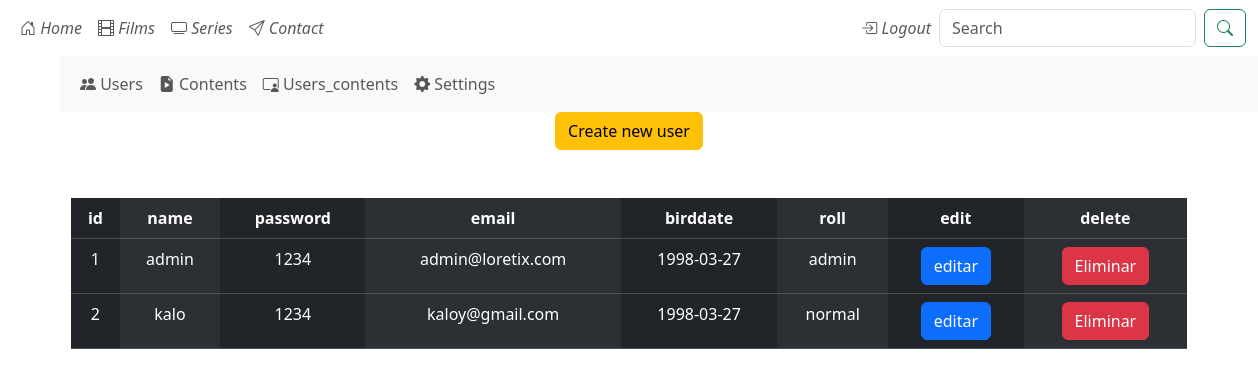
The page /admin/users/showAll (signed in) on the database its author committed.
### tables this page shows
CREATE TABLE users (
                                    id INTEGER PRIMARY KEY AUTOINCREMENT,
                                    name varchar(255),
                                    password varchar(255),
                                    email varchar(50),
                                    birddate date,
                                    rol varchar(20) default 'normal'
                            );

### main.py (the view)
@app.route("/admin/users/showAll")
@app.route("/admin/users/showAll/<page>")
def show_all_user_admin(page=0):
    if 'name' not in session:
        if session["rol"] != "admin":
            return redirect("/form_login")
    page=int(page)
    users=sqlite_users.get_all_users(page*10)
    total_pages=sqlite_users.get_count_users()
    last_page=floor(total_pages/10)
    return render_template("admin/users/showAll.html",users=users, page=page, last_page=last_page)

### data/sqliteClient.py (called while the page is built, shortened)
    def connect(self):
        incializar_bd=False
        if not os.path.exists(self.SQLITE_DB):
            incializar_bd=True
        try:
            self.connection=sqlite3.connect(self.SQLITE_DB, check_same_thread=False)
            self.cursor=self.connection.cursor()
            self.cursor.execute("PRAGMA foreign_keys=ON");
            self.connection.commit()
        except Exception as e:
            print("Exception: ", e)

    def close(self):
        if self.connection!=None:
            self.connection.close()

### data/sqliteUsers.py (called while the page is built)
    def get_count_users(self)->int:
        self.sqliteClient.cursor.execute("SELECT count(*) FROM users ORDER BY name")
        count=self.sqliteClient.cursor.fetchall()[0][0]
        return count

    def get_all_users(self, page=0):
        self.sqliteClient.cursor.execute("SELECT * FROM users LIMIT ?, 10", (page,))
        return self.sqliteClient.cursor.fetchall()

### main.py (called while the page is built)
@app.before_request
def before_request_func():
    database.connect()

@app.after_request
def after_request_func(response):
    database.close()
    return response

### templates/admin/users/showAll.html (shortened to what this page needs)
{% extends "base.html" %}
{% block content %}
{% set delete_to_user=-1 %}
<div class="container text-center">
    <a href="/admin/users/form_create" class="btn btn-warning">Create new user</a>
    <div class="row">
        <div class="col md-12">
            <nav class="navbar">
            </nav>
        </div>
    </div>
    <div class="row">
        <div class="col md-6 mx-auto mt-3">
            <table class="table table-dark table-striped-columns">
                <thead>
                    <tr>
                        <th>id</th>
                        <th>name</th>
                        <th>password</th>
                        <th>email</th>
                        <th>birddate</th>
                        <th>roll</th>
                        <th>edit</th>
                        <th>delete</th>
                    </tr>
                </thead>
                    <tbody>
                        {%for user in users %}
                        <tr>
                            <td>{{user[0]}}</td>
                            <td>{{user[1]}}</td>
                            <td>{{user[2]}}</td>
                            <td>{{user[3]}}</td>
                            <td>{{user[4]}}</td>
                            <td>{{user[5]}}</td>
                            <td>
                                <form action="/admin/users/form_update" method="post">
                                <button type="submit" class="btn btn-primary">editar</button>
                                </form>
                            </td>
                            <td>
                                {% set delete_to_user=user[0] %}
                                <button type="button" class="btn btn-danger" data-bs-toggle="modal" data-bs-target="#exampleModal{{delete_to_user}}">
                                    Eliminar
                                </button>
                            </td>
                        </tr>
                        {% endfor %}
                    </tbody>
            </table>
        </div>
    </div>
</div>
{% endblock %}

### rows shown on the page
users: id "1", name "admin", password "1234", email "admin@loretix.com", birddate "1998-03-27", rol "admin"
users: id "2", name "kalo", password "1234", email "kaloy@gmail.com", birddate "1998-03-27", rol "normal"
